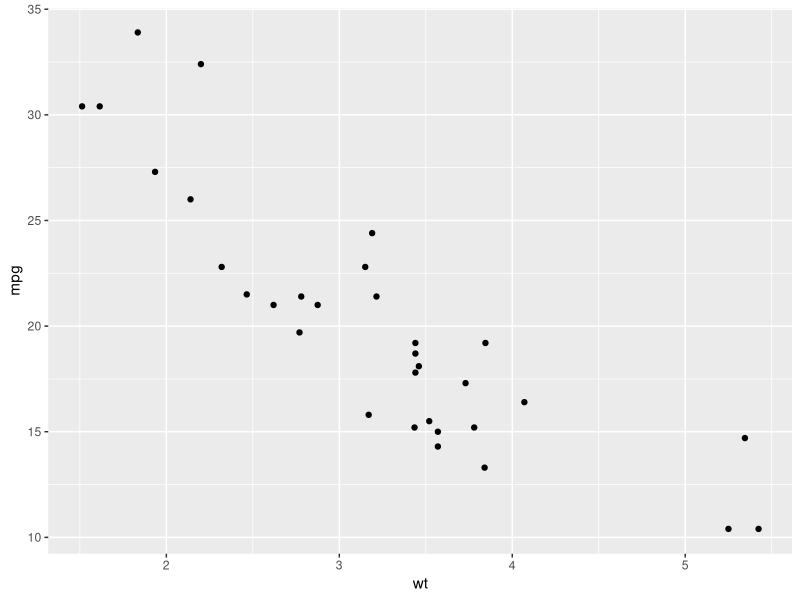
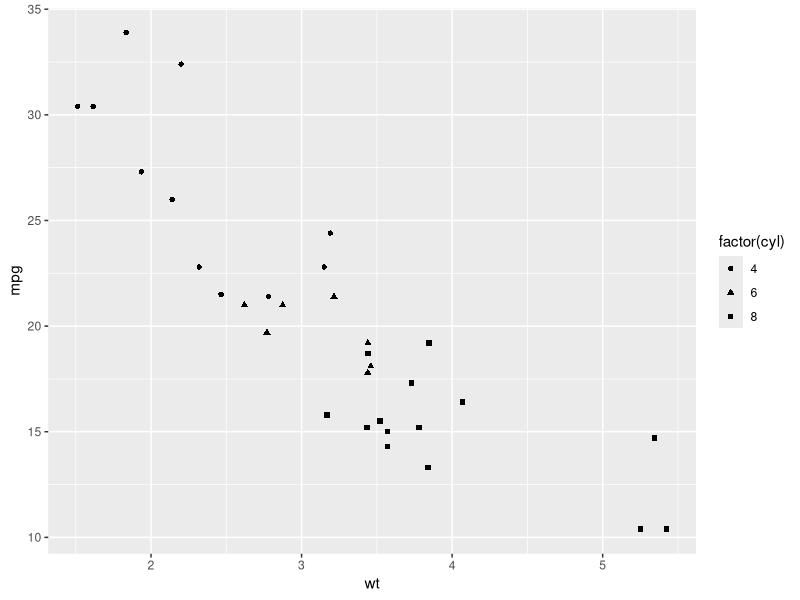
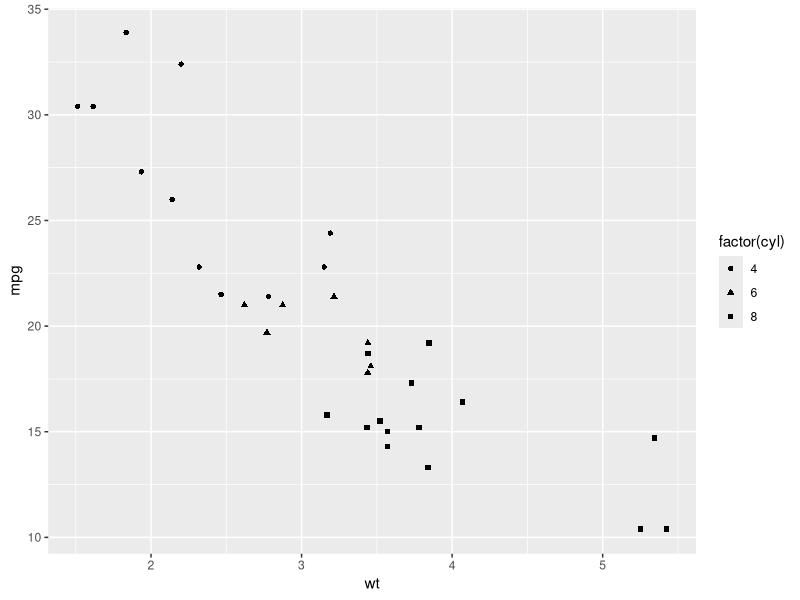
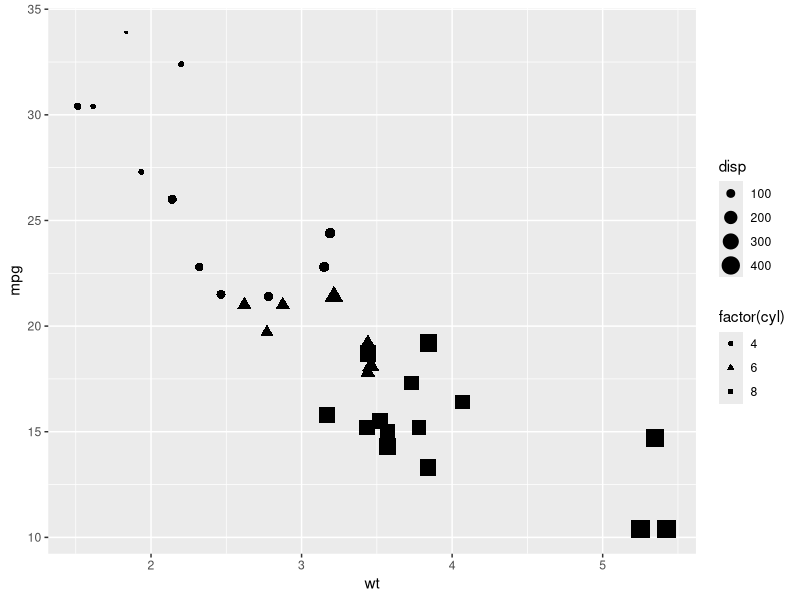
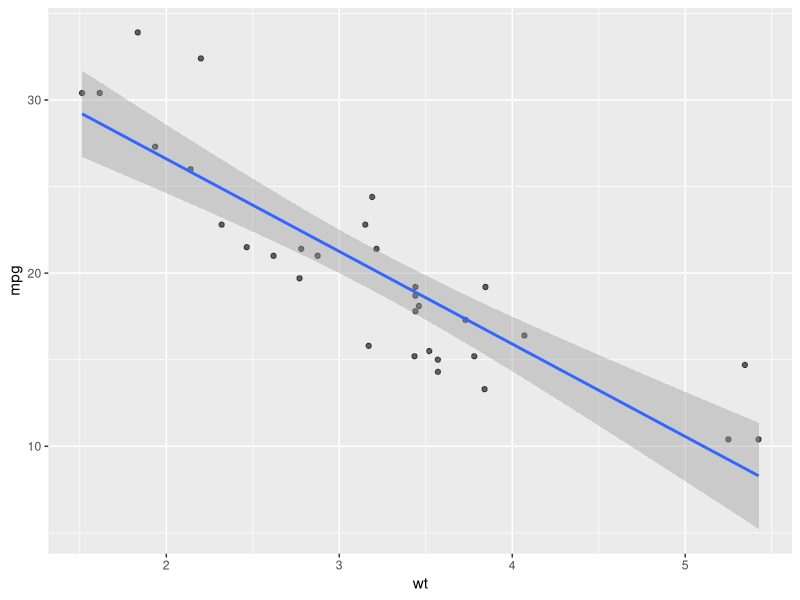
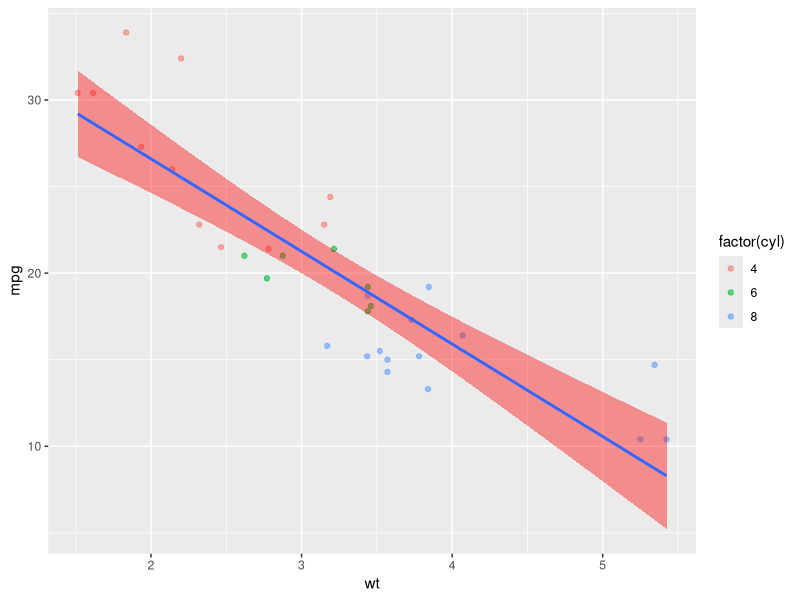
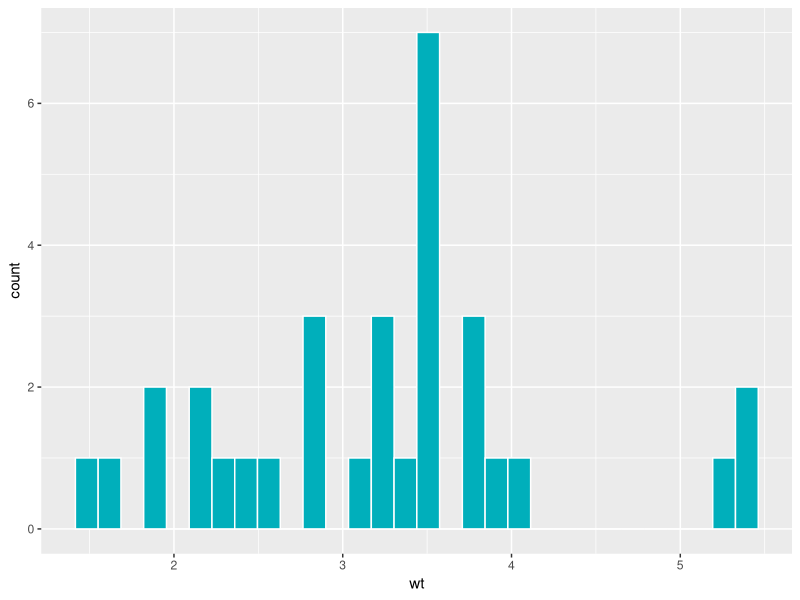
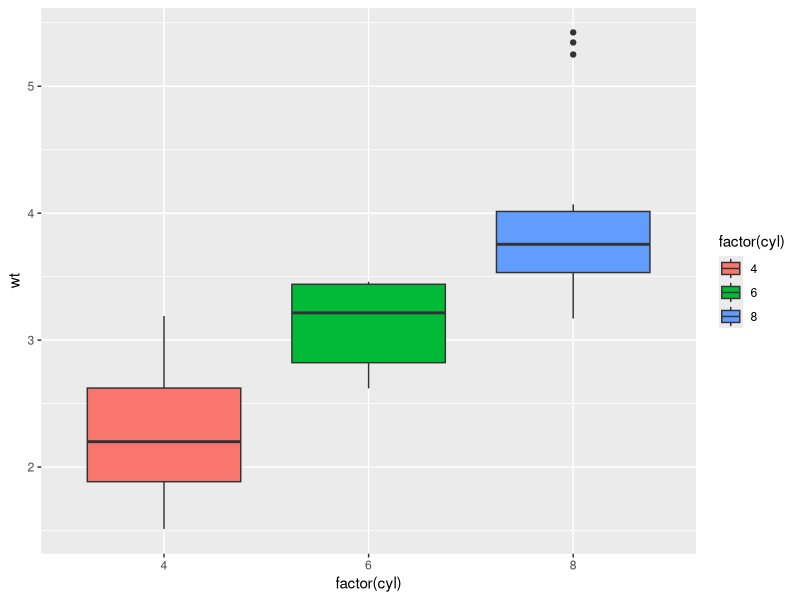

Write the R code that produced these figures, in order.
###################################
###################################
########                   ########
########   Data Science   ########
########       Lab 7       ########
########   2nd Dec. 2025 e  ########
########                   ########
###################################
###################################

## Welcome to lab #7. Today we will start with an introduction to the ggplot2,
# Then you will write your own lm() function, and finally a couple of exercises

###########################
####     ggplot2      ####
###########################

# ggplot2 is the tidyverse package for data visualisation.
# It is based on the “grammar of graphics”: each plot is built from layers.
# A typical plot consists of:
#   - data
#   - aesthetics (aes)
#   - geometric layers (geoms)
#   - scales
#   - labels
#   - themes

library(tidyverse)

# Example: a simple scatterplot
data(mtcars)
ggplot(mtcars, aes(x = wt, y = mpg)) +
  geom_point()

# Here, the first row of the plot code is a call to the ggplot() function.
# it includes the data argument as well as a call to the aes() function, which defines the global aesthetics for the plot.
# The second row is a call to a specific geom function, specifically geom_point(), which creates a scatterplot.

#############################
####   Aesthetics (aes)  ####
#############################

# aes() defines how variables map to visual properties such as:
# x, y, col (colour), fill (background), size, alpha (transparency), shape, etc.
# Mappings that depend on data should go inside aes().

# Example with shape mapped to a variable:
ggplot(mtcars, aes(x = wt, y = mpg, shape = factor(cyl))) +
  geom_point()

### 1.1
# Create a scatterplot mpg vs wt from the mtcars dataset, with shape mapped to number of cylinders (cyl).
ggplot(mtcars, aes(x = wt, y = mpg, shape = factor(cyl))) +
  geom_point()
### 1.2
# Add an argument to the aes() function so that point size reflects engine displacement (disp).
ggplot(mtcars, aes(x = wt, y = mpg, shape = factor(cyl), size = disp)) +
  geom_point()

#################################
####    Geoms and Layers     ####
#################################

# ggplot builds plots layer by layer using +.
# You can overlay multiple geoms.

# Example: scatterplot with regression line and 97% confidence interval
ggplot(mtcars, aes(x = wt, y = mpg)) +
  geom_point(alpha = 0.6) +
  geom_smooth(method = lm, se = TRUE, level = 0.97)


### 2.1
# You can also include aes() functions within individual geoms. If you do so, these aesthetics will override those specified in the first line,
# but will not apply to any other geom.
# Try running the code from above again, but this time add aes(col = factor(cyl)) first to the geom_point layer, then the geom_smooth layer,
# and finally col = factor(cyl) to the aes() function in the base (ggplot) layer.
# What is the difference between these plots?
# in the geom_point layer i had blue and blue,green and red dots,then in the geom_smooth layer i had three lines and black dots and finally three lines in different color and dots in different colors.
### 2.2
# Now change the color of the confidence bands using the "fill" argument in the geom_smooth layer.
ggplot(mtcars, aes(x = wt, y = mpg)) +
  geom_point(aes(col = factor(cyl)), alpha = 0.6) +
  geom_smooth(method = lm, se = TRUE, level = 0.97, fill = "red")
### 2.3
# Make a histogram of the wt variable using geom_histogram(). There will be no y aesthetic here!
# Have the color of the bars be a hex colour of your choosing
# #(you can use the colour picker in positron like this: '#FF0000')
# In geom_hist, the outline of the bar is determined by "col" and the fill by "fill".
# Remember, if you aren't mapping a variable to an aesthetic, you don't need to use aes().
ggplot(mtcars, aes(x = wt)) +
  geom_histogram(fill = "#00AFBB", col = "white")

### 2.3
# Make a boxplot of wt by number of cylinders (cyl) using geom_boxplot(). Make it as colourful as you like.
# Think carefully about what you are mapping to x and y here.

# There are many other types of geoms
# E.g. geom_density(), geom_line(), geom_area(), geom_bar(), geom_segment(), geom_hex(), geom_polygon() ...
ggplot(mtcars, aes(x = factor(cyl), y = wt, fill = factor(cyl))) +
  geom_boxplot()
#################################
###    Facets for Subplots    ###
#################################

# Facets divide a plot into multiple subplots.
# facet_wrap(~variable) creates one subplot per category.

# Example:
ggplot(mtcars, aes(wt, mpg)) +
  geom_point() +
  facet_wrap(~ factor(cyl))

### 3.1
# Plot mpg vs wt with a regression line and 99% confidence interval, faceted by am.
# Have different coloursed points, lines, and CI bands for the different transmission types
ggplot(mtcars, aes(x = wt, y = mpg, col = factor(am), fill = factor(am))) +
  geom_point() +
  geom_smooth(method = lm, level = 0.99) +
  facet_wrap(~am)
#################################
####      Customisation      ####
#################################

# Labels, titles, scales and themes help refine your plot.

# Example:
ggplot(mtcars, aes(wt, mpg, col = factor(am))) +
  geom_point() +
  geom_smooth(method = lm, se = TRUE, level = 0.97) +
  labs(
    title = "Automobile weight as a function of fuel efficiency",
    x = "Weight (1000 lbs)",
    y = "Fuel efficiency (miles per gallon)",
    col = "Transmission type (0 = automatic, 1 = manual)"
  ) +
  theme_minimal()

# experiment with different themes!
# eg. theme_bw(), theme_classic(), theme_dark(), theme_light(), theme_minimal(), theme_grey(), theme_void()

##########################
####      Scales      ####
##########################

# Scales are used to change the default colour palettes and axis scales.

# Continuous colour scale
ggplot(mtcars, aes(wt, mpg, colour = hp)) +
  geom_point(size = 3) +
  scale_colour_gradient(low = "#a2e998ff", high = "#0faf01ff")

ggplot(mtcars, aes(wt, mpg, colour = hp)) +
  geom_point(size = 3) +
  scale_colour_gradientn(colours = c("red", "yellow", "green"))

# Discrete fill scale
# Convert cyl to factor for a discrete scale
ggplot(mtcars, aes(factor(cyl), fill = factor(gear))) +
  geom_bar() +
  scale_fill_manual(values = c("#c22727ff", "#25b825ff", "#3535d6ff")) #

# Setting axis limits, labels, and breaks
ggplot(mtcars, aes(wt, mpg)) +
  geom_point(size = 3) +
  scale_x_continuous(
    limits = c(1, 6), # Restrict x-axis range
    breaks = seq(2, 5, 0.5) # Specify tick marks
  ) +
  scale_y_continuous(
    breaks = seq(10, 35, 5),
    labels = paste0(
      seq(10, 35, 5),
      " mpg (",
      seq(10, 35, 5) * 0.425144,
      " km/l)"
    ) # Format y-axis labels
  )

# There's so much more to do...
# You can flip x and y axes with coord_flip()
# You can change the scale of the axes with functions like scale_y_log10() (applies a log 10 scale to the y-axis)
# You can change text size, colour, font...

# This official book is a free resource!
# https://ggplot2-book.org/

# I highly recommend playing around with it.
# If you have an idea for your graph and you don't know how to implement it
# start by looking in the book
# If you can't find it, this is one of the few places where I endorse asking an LLM.

####################################
#### Saving Plots with ggsave()  ###
####################################

# Create a plot and save it
p <- ggplot(mtcars, aes(wt, mpg, colour = factor(cyl))) +
  geom_point(size = 3) +
  theme_minimal()

# Save the last displayed plot
ggsave("plot_default.png")

# Save a specific plot
ggsave("plot_explicit.png", plot = p)

# Save with custom dimensions and DPI
ggsave(
  filename = "plot_custom.png",
  plot = p,
  width = 6, # inches
  height = 4, # inches
  dpi = 300 # resolution
)

# Save as PDF
ggsave("plot.pdf", plot = p)


#######################################################
####    Code your own lm and predict functions!    ####
#######################################################

### 4.1 lm()

# Here I will walk you through the steps needed to write these functions. Follow along with the slides from this week's and last week's lectures - they contain all of the maths and some of the code that you need!

# At each step of the way, you should save each new element you calculate into a new object.

# Your lm function should take as input a y variable, and one or more x variables which should be inputted as a matrix or dataframe with one variable per column.

my.lm <- function(y, x) {
  # Start by saving the sample size (n). You will need it later for calculating degrees of freedom for the test statistics and sampling distributions.
  n <- nrow(as.matrix(x))
  # Next create the X matrix using as.matrix. Don't forget to add the column of 1s!
  x <- cbind(1, as.matrix(x))
  # use the y input and your newly constructed x matrix to calculate the parameter estimates (or coefficients).
  # Hint: see lab 6, and remember that t() gives the transpose of a matrix and solve() gives its inverse
  b <- solve(t(x) %*% x) %*% t(x) %*% y
  # Next, using these calculated coefficients, calculate all of the predicted values, y_hat, for each of the values of x (each of the rows of the X matrix).
  # Hint: look at the formula for the linear model - and remember we are multiplying matrices!
  y_hat <- x %*% b
  # Next, calculate the residuals (actual values of y minus the predicted values y_hat)
  e <- y - y_hat
  # Next calculate the estimate of the residual standard error, s. Careful about the denominator here: check how many degrees of freedom you have!
  k <- ncol(x)
  s <- sqrt(sum(e^2) / (n - k))
  # Using s, calculate the variance covariance matrix of the coefficients.
  vcov_coef <- s^2 * solve(t(x) %*% x)
  # from this covariance matrix, extract the standard errors of the coefficients
  se_coef <- sqrt(diag(vcov_coef))
  # use these standard errors to calculate the t-values for each of the coefficients
  t_vals <- b / se_coef
  # And use these t-values to calculate p-values.
  p <- 2 * pt(-abs(t_vals), df = n - k)
  # Next, calculate the R2 value

  RSS <- sum(e^2)
  TSS <- sum((y - mean(y))^2)
  r2 <- 1 - (RSS / TSS)
  # Bonus points if you want to look up how to calculate adjusted R2
  adj_r2 <- 1 - (1 - r2) * ((n - 1) / (n - k))
  # Next, calculate the F-statistic and the p-value for the model.
  f_stat <- ((TSS - RSS) / (k - 1)) / (RSS / (n - k))
  model_p <- pf(f_stat, df1 = k - 1, df2 = n - k, lower.tail = FALSE)

  # Finally, put all of these elements into a list, and have your function return that list.
  return(list(
    coefficients = b,
    residuals = e,
    fitted.values = y_hat,
    sigma = s,
    vcov = vcov_coef,
    se = se_coef,
    t_values = t_vals,
    p_values = p,
    r_squared = r2,
    adj_r_squared = adj_r2,
    f_statistic = f_stat,
    model_p_value = model_p,
    df = n - k
  ))
}

# compare your function against the built-in R function in R.

lm(mpg ~ wt + cyl, data = mtcars)
my.lm(y = mtcars$mpg, x = mtcars[, c('wt', 'cyl')])

### 4.2 predict()

# This will be much shorter. Create a new function that takes as input the output from your first function, along with a new_data object that has as many columns as there are predictor variables in the model output, and a confidence interval size

my.predict <- function(model_output, new_data, ci_level = 0.97) {
  # Extract coefficients from your my.lm output
  coef = model_output$coefficients
  # Add a column of 1s to the new_data
  new_data = cbind(1, as.matrix(new_data))
  # generate the predicted values of y from the new_data object based on the coefficients from the model
  # Again, remember the formula for the linear model!
  y_hat = new_data %*% coef
  #for each of these predicted values, calculate a confidence interval
  # first calculate the critical levels of the t-distribution using the ci_level and the degrees of freedom
  area_in_tails = (1 - ci_level) / 2
  df_residual <- model_output$df
  t_lower = qt(p = area_in_tails, df = df_residual)
  t_upper = qt(p = 1 - area_in_tails, df = df_residual)
  # next, for each row of the new_data object, calculate the standard error of the predicted value
  # Check the slides, and remember that 𝒗𝒄𝒐𝒗(𝒃) was saved as "vcov" in the model output
  sy = sqrt(diag(new_data %*% model_output$vcov %*% t(new_data)))
  # next, calculate the upper and lower confidence boundaries for each prediction using the critical t-levels and the previously calculated standard error
  ci_lower = y_hat + (t_lower * sy)
  ci_upper = y_hat + (t_upper * sy)
  # finally, put these confidence intervals into a dataframe
  ci = data.frame(lower = ci_lower, upper = ci_upper)
  colnames(ci) <- paste0(ci_level, '%_', c('lower', 'upper'))
  df = cbind(y_hat = y_hat, ci)
  return(df)
}

### Testing it out!
# Use your functions to run the following model
model <- my.lm(y = mtcars$mpg, x = mtcars$wt)

# Then plot predicted marginal effect of weight for a car with 4 cylynders. Add 96% confidence intervals to the grap
x <- seq(0, 6, 0.1)

ci <- my.predict(model, new_data = cbind(wt = x), ci_level = 0.96)

plot(mtcars$wt, mtcars$mpg, pch = 20)
lines(x, model$coefficients[1, ] + x * model$coefficients[2, ])
polygon(
  x = c(x, rev(x)),
  y = c(ci$'0.96%_lower', rev(ci$'0.96%_upper')),
  col = adjustcolor('slateblue', alpha.f = 0.4)
)

# compare this to:
ggplot(mtcars, aes(x = wt, y = mpg)) +
  geom_point() +
  geom_smooth(method = lm, se = TRUE, level = 0.96)
